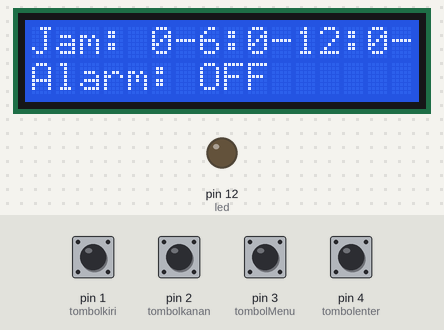
This sketch was run on a simulated Arduino Uno, built with avr-gcc and run on an emulated ATmega328P. On the bench: 16×2 character LCD, output pins drawn as LEDs (lit = HIGH). The inputs (shaded band) are chosen by the test bench; at power-on: pin 1 (tombolkiri), pin 2 (tombolkanan), pin 3 (tombolMenu), pin 4 (tombolenter) HIGH.

Above: at 3.1 s.
3.2 s: pin 3 (tombolMenu) pulled LOW for 3.2 s
At 6.9 s:
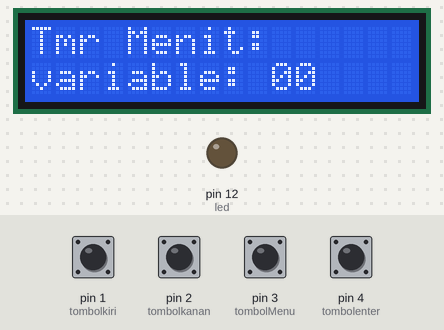
7.9 s: pin 4 (tombolenter) pulled LOW for 0.15 s
At 8.8 s:
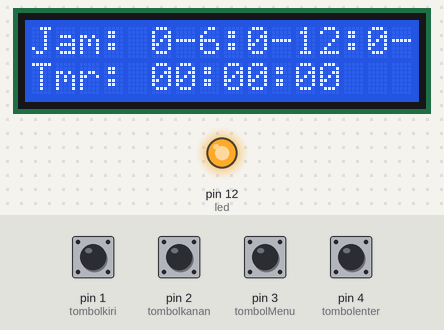
9.9 s: pin 3 (tombolMenu) pulled LOW for 1 s
At 11.5 s:
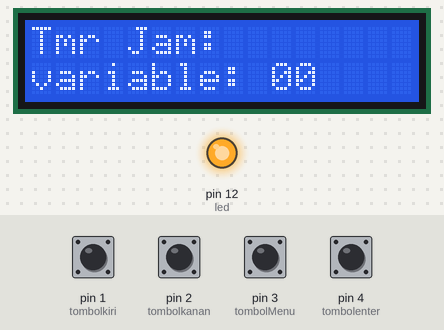
12.4 s: pin 1 (tombolkiri) pulled LOW for 1 s
At 12.72 s:
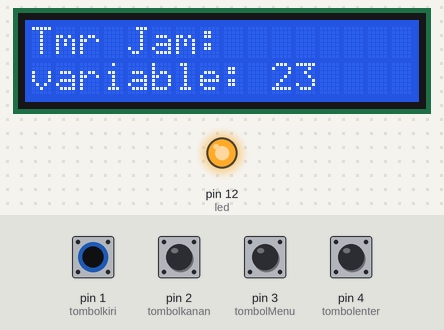
14.9 s: pin 3 (tombolMenu) pulled LOW for 0.15 s
At 15.6 s:
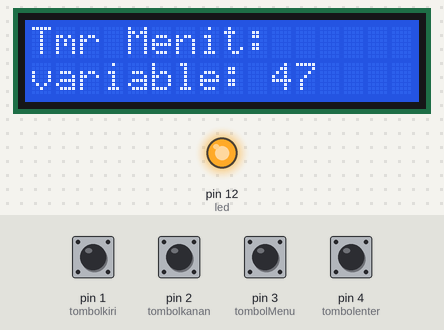
17.3 s: pin 4 (tombolenter) pulled LOW for 1 s
At 19.4 s:
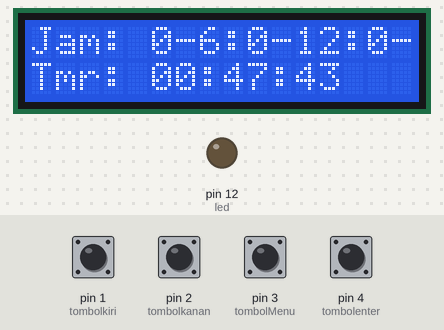
Timing chart, 0 to 20.9 s (numbered marks = the images above; inputs shaded):
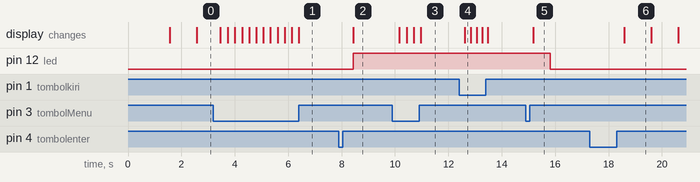

Measured:
- after the input at 3.2 s, the display: first changes after 0.26 s (image 1 shows a later state)
- after the input at 7.9 s, pin 12 (led): LOW → HIGH after 0.53 s; the display: changes after 0.53 s (image 2)
- after the input at 9.9 s, the display: first changes after 0.26 s (image 3 shows a later state)
- after the input at 12.4 s, pin 12 (led): stays HIGH (without the input it goes to LOW after 2.1 s); the display: changes after 0.22 s (image 4)
- after the input at 14.9 s, pin 12 (led): HIGH → LOW after 0.91 s instead of 0.64 s; the display: changes after 0.27 s (image 5)
- after the input at 17.3 s, the display: changes after 1.3 s (image 6)
- what the display in image 6 shows lasts 1.0 s, from 18.6 s to 19.6 s

The sketch:

sketch_waktu-oct14a.ino
```cpp
#include <LiquidCrystal.h>

// Inisialisasi pin LCD
int rs = 5, en = 6, d4 = 8, d5 = 9, d6 = 10, d7 = 11;
LiquidCrystal lcd(rs, en, d4, d5, d6, d7);

// Inisialisasi pin tombol dan LED
int tombolkiri   = 1;
int tombolkanan  = 2;
int tombolMenu   = 3;
int tombolenter  = 4;
int led          = 12; // Dipindah ke pin 12 agar tidak bentrok dengan tombolenter

// Variabel Waktu Tunggal (Total detik dalam int)
int totalDetikJam   = 43200; // Default jam 12:00:00 (12 * 3600)
int totalDetikAlarm = 0;     // Menyimpan sisa detik hitung mundur alarm

// Variabel Kontrol
int alarmAktif = 0; // 0 = mati, 1 = aktif
int alarmBunyi = 0; // 0 = diam, 1 = bunyi
int konterLed  = 0; // Menghitung durasi LED menyala

// Sistem Konter Pengganti Delay Besar agar Tombol Responsif
int konterDetik = 0;

// Variabel Navigasi Menu
int halaman = 0;

void setup() {
  pinMode(tombolkiri, INPUT_PULLUP);
  pinMode(tombolkanan, INPUT_PULLUP);
  pinMode(tombolMenu, INPUT_PULLUP);
  pinMode(tombolenter, INPUT_PULLUP);
  pinMode(led, OUTPUT);
  digitalWrite(led, LOW);

  lcd.begin(16, 2);
  lcd.print("Jam Digital");
  delay(1500);
  lcd.clear();
}

void loop() {
  // Delay kecil 10 milidetik agar loop berjalan sangat cepat memantau tombol
  delay(10);
  konterDetik++;

  // Blok ini dieksekusi setiap 100 siklus (10ms * 100 = 1000ms atau 1 detik)
  if (konterDetik >= 100) {
    konterDetik = 0; // Reset konter detik

    if (alarmBunyi == 0) {
      // Tambah 1 detik pada jam utama
      totalDetikJam++;
      if (totalDetikJam >= 86400) {
        totalDetikJam = 0;
      }

      // Jalankan hitung mundur timer alarm jika aktif
      if (alarmAktif == 1) {
        totalDetikAlarm--;

        // Cek apakah timer hitung mundur sudah habis
        if (totalDetikAlarm <= 0) {
          totalDetikAlarm = 0;
          alarmBunyi = 1;
          konterLed = 0;
          digitalWrite(led, HIGH); // LED Menyala
        }
      }
    }

    // Hitung durasi LED menyala (berjalan tiap detik, sampai 5 detik)
    if (alarmBunyi == 1) {
      konterLed++;
      if (konterLed >= 5) {
        digitalWrite(led, LOW);
        alarmBunyi = 0;
        alarmAktif = 0; // Timer otomatis mati setelah selesai
      }
    }

    // Refresh tampilan LCD khusus Halaman 0 agar angka jam detik berkedip tiap detik
    if (halaman == 0) {
      int j = totalDetikJam / 3600;
      int m = (totalDetikJam % 3600) / 60;
      int d = totalDetikJam % 60;

      lcd.setCursor(0, 0);
      lcd.print("Jam: ");
      tampilDuaDigit(j);
      lcd.print(":");
      tampilDuaDigit(m);
      lcd.print(":");
      tampilDuaDigit(d);

      lcd.setCursor(0, 1);
      if (alarmAktif == 1) {
        int aj = totalDetikAlarm / 3600;
        int am = (totalDetikAlarm % 3600) / 60;
        int ad = totalDetikAlarm % 60;
        lcd.print("Tmr: ");
        tampilDuaDigit(aj);
        lcd.print(":");
        tampilDuaDigit(am);
        lcd.print(":");
        tampilDuaDigit(ad);
      }
      if (alarmAktif == 0) {
        lcd.print("Alarm: OFF      ");
      }
    }
  }

  // ==========================================
  // PEMBACAAN TOMBOL SANGAT RESPONSIF
  // ==========================================

  // Pembacaan Tombol Menu
  if (digitalRead(tombolMenu) == LOW) {
    halaman++;
    if (halaman > 6) {
      halaman = 0;
    }
    delay(250); // Debounce pencegah tombol tertekan ganda
    lcd.clear();
  }

  // Logika Pengaturan Menu (Halaman 1 sampai 6)
  if (halaman >= 1) {
    if (halaman <= 6) {
      int j = totalDetikJam / 3600;
      int m = (totalDetikJam % 3600) / 60;
      int d = totalDetikJam % 60;

      int aj = totalDetikAlarm / 3600;
      int am = (totalDetikAlarm % 3600) / 60;
      int ad = totalDetikAlarm % 60;

      String labelMenu = "";
      int nilaiTampil = 0;
      int batasMaks = 59;

      // Halaman 1-3: Set Jam Utama
      if (halaman == 1) { labelMenu = "Set Jam:";   nilaiTampil = j; batasMaks = 23; }
      if (halaman == 2) { labelMenu = "Set Menit:"; nilaiTampil = m; batasMaks = 59; }
      if (halaman == 3) { labelMenu = "Set Detik:"; nilaiTampil = d; batasMaks = 59; }

      // Halaman 4-6: Set Timer Alarm
      if (halaman == 4) { labelMenu = "Tmr Jam:";   nilaiTampil = aj; batasMaks = 23; }
      if (halaman == 5) { labelMenu = "Tmr Menit:"; nilaiTampil = am; batasMaks = 59; }
      if (halaman == 6) { labelMenu = "Tmr Detik:"; nilaiTampil = ad; batasMaks = 59; }

      // Tombol Kanan untuk menambah nilai
      if (digitalRead(tombolkanan) == LOW) {
        nilaiTampil++;
        if (nilaiTampil > batasMaks) {
          nilaiTampil = 0;
        }
        // Update langsung ke detik jam
        if (halaman == 1) totalDetikJam = (nilaiTampil * 3600) + (m * 60) + d;
        if (halaman == 2) totalDetikJam = (j * 3600) + (nilaiTampil * 60) + d;
        if (halaman == 3) totalDetikJam = (j * 3600) + (m * 60) + nilaiTampil;
        // Update langsung ke detik alarm
        if (halaman == 4) totalDetikAlarm = (nilaiTampil * 3600) + (am * 60) + ad;
        if (halaman == 5) totalDetikAlarm = (aj * 3600) + (nilaiTampil * 60) + ad;
        if (halaman == 6) totalDetikAlarm = (aj * 3600) + (am * 60) + nilaiTampil;

        delay(200); // Debounce
      }

      // Tombol Kiri untuk mengurangi nilai
      if (digitalRead(tombolkiri) == LOW) {
        nilaiTampil--;
        if (nilaiTampil < 0) {
          nilaiTampil = batasMaks;
        }
        // Update langsung ke detik jam
        if (halaman == 1) totalDetikJam = (nilaiTampil * 3600) + (m * 60) + d;
        if (halaman == 2) totalDetikJam = (j * 3600) + (nilaiTampil * 60) + d;
        if (halaman == 3) totalDetikJam = (j * 3600) + (m * 60) + nilaiTampil;
        // Update langsung ke detik alarm
        if (halaman == 4) totalDetikAlarm = (nilaiTampil * 3600) + (am * 60) + ad;
        if (halaman == 5) totalDetikAlarm = (aj * 3600) + (nilaiTampil * 60) + ad;
        if (halaman == 6) totalDetikAlarm = (aj * 3600) + (am * 60) + nilaiTampil;

        delay(200); // Debounce
      }

      // Tombol Enter untuk menyimpan dan kembali ke menu utama
      if (digitalRead(tombolenter) == LOW) {
        if (halaman >= 4) {
          alarmAktif = 1;
        }
        halaman = 0;
        delay(300); // Debounce
        lcd.clear();
      }

      // Menampilkan informasi menu secara realtime saat disetel
      lcd.setCursor(0, 0);
      lcd.print(labelMenu);
      lcd.setCursor(0, 1);
      lcd.print("variable: ");
      tampilDuaDigit(nilaiTampil);
      lcd.print("         ");
    }
  }
}

// Fungsi bantu format 2 digit
void tampilDuaDigit(int val) {
  if (val < 10) {
    lcd.print("0");
  }
  lcd.print(val);
}
```
